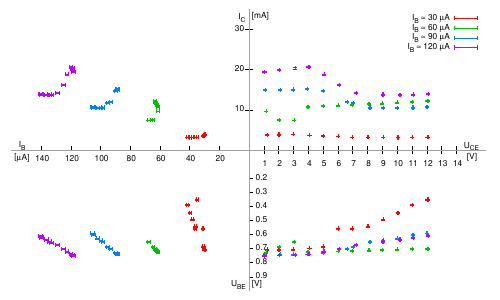

Reproduce this figure in gnuplot.
# Kennlinienfeld Eines Transistors

set termoption enhanced 
set encoding utf8

set terminal pdf enhanced
set output 'curve0.pdf'

file(n) = sprintf("curve%d.data", n)

set xzeroaxis
set yzeroaxis
set xrange [-16:16]
set yrange [-35:35]
set x2range [160:-160]
set y2range [1:-1]

set label 'U_{CE}' at 14.5,1
set label '[V]' at 14.7, -2
set label 'I_B' at -15.5, 1
set label '[{/Symbol m}A]' at -15.8, -2

set label 'I_C' at -0.7, 33
set label '[mA]' at 0.2, 33
set label 'U_{BE}' at -1.2, -33.5
set label '[V]' at 0.2, -33.5

set xtics axis
set x2tics axis
set ytics axis
set y2tics axis

set xtics 1, 1, 14
set x2tics 20, 20, 140
set ytics 10, 10
set y2tics 0.2, 0.1, 0.9


u(x) = 0.0015*x + 0.002
i_c(x) = 0.008*x + 0.03
i_b(x) = 0.008*x + 0.3

plot file(0) using 1:2:(u($1)):(i_c($2)) with xyerrorbars title 'I_B {/Symbol \273} 30 {/Symbol m} A' lt 1 pt 0 ,\
      file(1) using 1:2:(u($1)):(i_c($2)) with xyerrorbars title 'I_B {/Symbol \273} 60 {/Symbol m} A' lt 2 pt 0,\
      file(2) using 1:2:(u($1)):(i_c($2)) with xyerrorbars title 'I_B {/Symbol \273} 90 {/Symbol m} A' lt 3 pt 0,\
      file(3) using 1:2:(u($1)):(i_c($2)) with xyerrorbars title 'I_B {/Symbol \273} 120 {/Symbol m} A' lt 4 pt 0,\
      file(10) using 1:2:(i_b($1)):(i_c($2)) with xyerrorbars axes x2y1 title '' lt 1 pt 0,\
      file(11) using 1:2:(i_b($1)):(i_c($2)) with xyerrorbars axes x2y1 title '' lt 2 pt 0,\
      file(12) using 1:2:(i_b($1)):(i_c($2)) with xyerrorbars axes x2y1 title '' lt 3 pt 0,\
      file(13) using 1:2:(i_b($1)):(i_c($2)) with xyerrorbars axes x2y1 title '' lt 4 pt 0,\
      file(10) using 1:3:(i_b($1)):(u($3)) with xyerrorbars axes x2y2 title '' lt 1 pt 0,\
      file(11) using 1:3:(i_b($1)):(u($3)) with xyerrorbars axes x2y2 title '' lt 2 pt 0,\
      file(12) using 1:3:(i_b($1)):(u($3)) with xyerrorbars axes x2y2 title '' lt 3 pt 0,\
      file(13) using 1:3:(i_b($1)):(u($3)) with xyerrorbars axes x2y2 title '' lt 4 pt 0,\
      file(10) using 4:3:(u($4)):(u($3)) with xyerrorbars axes x1y2 title '' lt 1 pt 0,\
      file(11) using 4:3:(u($4)):(u($3)) with xyerrorbars axes x1y2 title '' lt 2 pt 0,\
      file(12) using 4:3:(u($4)):(u($3)) with xyerrorbars axes x1y2 title '' lt 3 pt 0,\
      file(13) using 4:3:(u($4)):(u($3)) with xyerrorbars axes x1y2 title '' lt 4 pt 0,\
